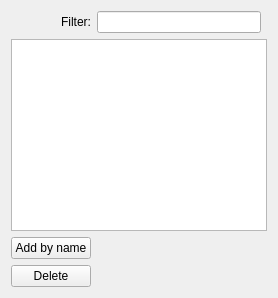
           <widget class="QWidget" name="kickstartPackagesTab">
            <attribute name="title">
             <string>Packages</string>
            </attribute>
            <layout class="QGridLayout" name="gridLayout_8">
             <item row="1" column="0" colspan="3">
              <widget class="QTableView" name="kickstartPackagesTableView">
               <attribute name="verticalHeaderVisible">
                <bool>false</bool>
               </attribute>
              </widget>
             </item>
             <item row="2" column="0">
              <widget class="QPushButton" name="addPackageButton">
               <property name="text">
                <string>Add by name</string>
               </property>
              </widget>
             </item>
             <item row="2" column="1" colspan="2">
              <spacer name="horizontalSpacer_5">
               <property name="orientation">
                <enum>Qt::Horizontal</enum>
               </property>
               <property name="sizeHint" stdset="0">
                <size>
                 <width>40</width>
                 <height>20</height>
                </size>
               </property>
              </spacer>
             </item>
             <item row="3" column="0">
              <widget class="QPushButton" name="removePackageButton">
               <property name="text">
                <string>Delete</string>
               </property>
              </widget>
             </item>
             <item row="0" column="1">
              <widget class="QLineEdit" name="packageFilterLineEdit"/>
             </item>
             <item row="0" column="0">
              <widget class="QLabel" name="label_11">
               <property name="text">
                <string>Filter:</string>
               </property>
               <property name="alignment">
                <set>Qt::AlignRight|Qt::AlignTrailing|Qt::AlignVCenter</set>
               </property>
              </widget>
             </item>
            </layout>
           </widget>
